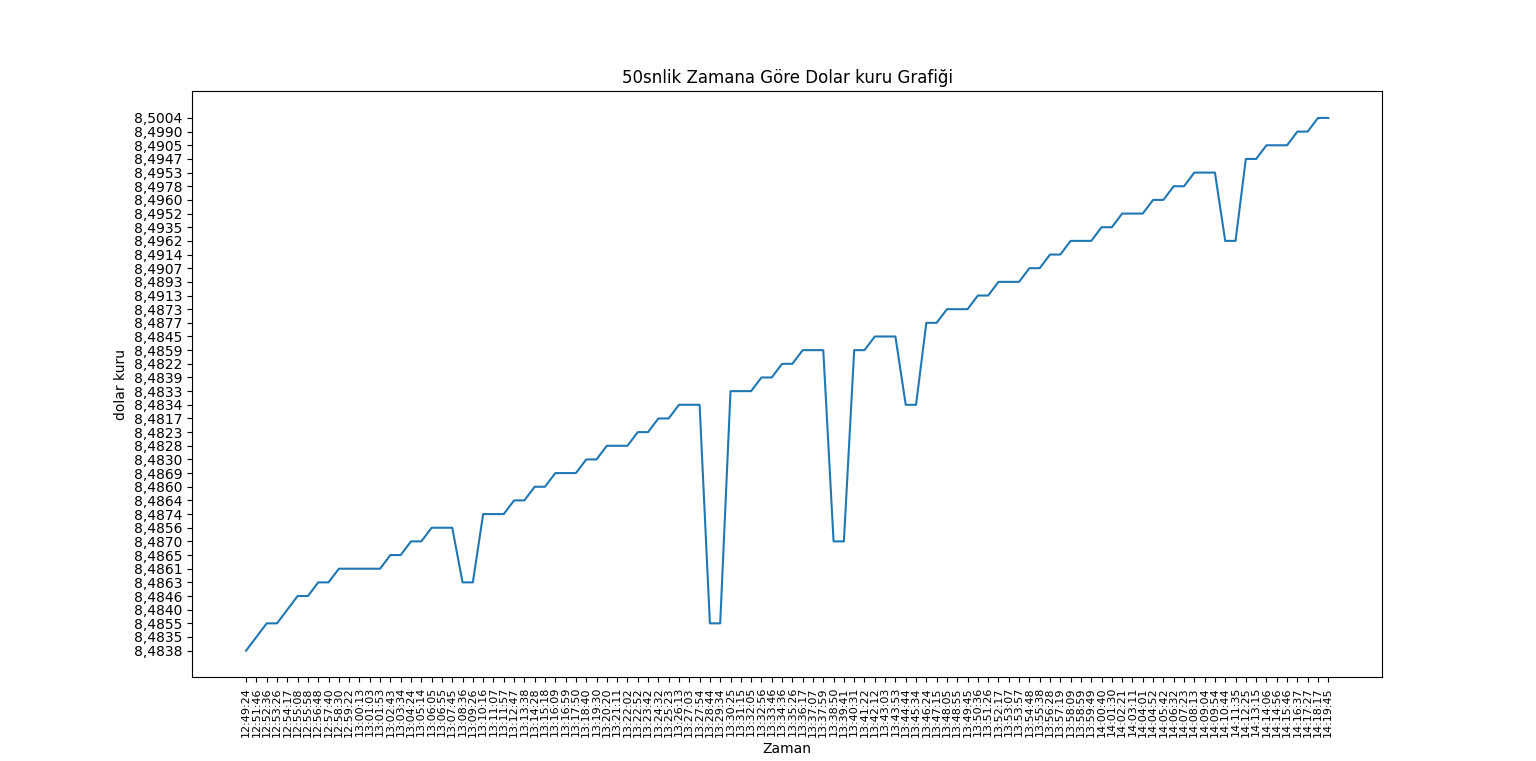

This figure's Python source:
import matplotlib.pyplot as plt
import sqlite3 as sql

connection = sql.connect("dolarVeritabani.db")

result = connection.execute("SELECT * FROM dolarTablo")
dolarData = []
tarihData = []
for data in result:
    dolarData.append(data[0])
    tarihData.append(str(data[1]).split(' ')[1].split('.')[0])



plt.figure(figsize=(13, 8))

plt.plot(tarihData, dolarData)
plt.xticks(tarihData, rotation="vertical")
plt.tick_params(axis='x', which ='major', labelsize=8)
plt.title("50snlik Zamana Göre Dolar kuru Grafiği")
plt.xlabel("Zaman")
plt.ylabel("dolar kuru")
plt.show()
